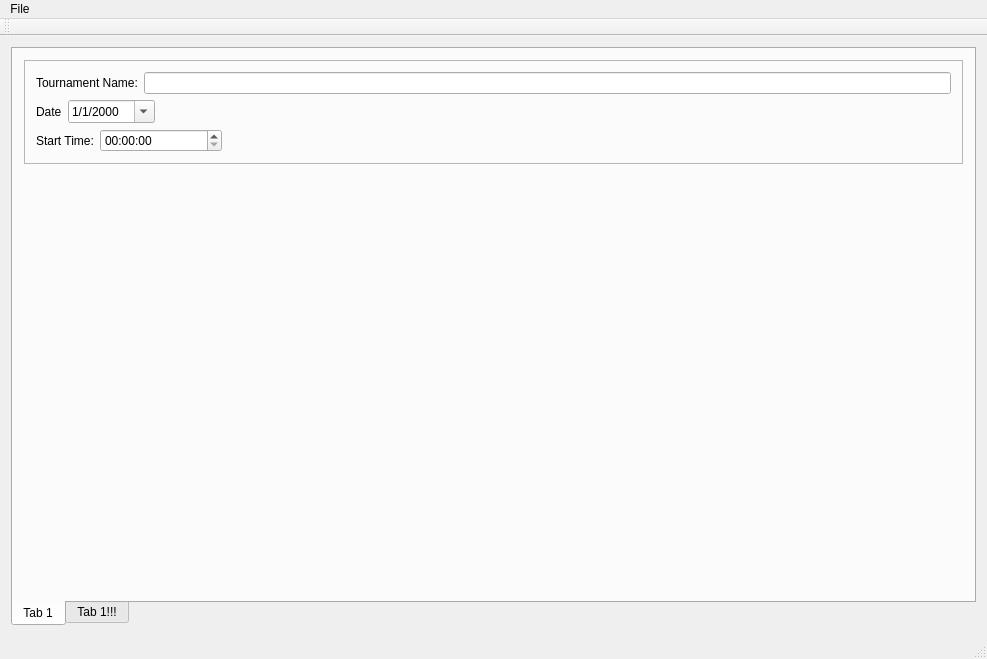
<?xml version="1.0" encoding="UTF-8"?>
<ui version="4.0">
 <class>JudoMasterMainWindow</class>
 <widget class="QMainWindow" name="JudoMasterMainWindow">
  <property name="geometry">
   <rect>
    <x>0</x>
    <y>0</y>
    <width>987</width>
    <height>659</height>
   </rect>
  </property>
  <property name="windowTitle">
   <string>JudoMasterMainWindow</string>
  </property>
  <widget class="QWidget" name="centralWidget">
   <layout class="QVBoxLayout" name="verticalLayout">
    <item>
     <widget class="QTabWidget" name="tabWidget">
      <property name="tabPosition">
       <enum>QTabWidget::South</enum>
      </property>
      <property name="currentIndex">
       <number>0</number>
      </property>
      <widget class="QWidget" name="generalTab">
       <attribute name="title">
        <string>Tab 1</string>
       </attribute>
       <layout class="QVBoxLayout" name="verticalLayout_2" stretch="0,1">
        <item>
         <widget class="QFrame" name="tournamentFrame">
          <property name="frameShape">
           <enum>QFrame::StyledPanel</enum>
          </property>
          <property name="frameShadow">
           <enum>QFrame::Raised</enum>
          </property>
          <layout class="QVBoxLayout" name="verticalLayout_3" stretch="0,0,0">
           <item>
            <layout class="QHBoxLayout" name="horizontalLayout">
             <item>
              <widget class="QLabel" name="label">
               <property name="text">
                <string>Tournament Name:</string>
               </property>
              </widget>
             </item>
             <item>
              <widget class="QLineEdit" name="tournamentName"/>
             </item>
            </layout>
           </item>
           <item>
            <layout class="QHBoxLayout" name="horizontalLayout_2" stretch="0,0,0,1">
             <item>
              <widget class="QLabel" name="label_2">
               <property name="text">
                <string>Date</string>
               </property>
              </widget>
             </item>
             <item>
              <widget class="QDateEdit" name="tournamentDate">
               <property name="dateTime">
                <datetime>
                 <hour>0</hour>
                 <minute>0</minute>
                 <second>0</second>
                 <year>2000</year>
                 <month>1</month>
                 <day>1</day>
                </datetime>
               </property>
               <property name="displayFormat">
                <string>M/d/yyyy</string>
               </property>
               <property name="calendarPopup">
                <bool>true</bool>
               </property>
              </widget>
             </item>
             <item>
              <spacer name="horizontalSpacer">
               <property name="orientation">
                <enum>Qt::Horizontal</enum>
               </property>
               <property name="sizeHint" stdset="0">
                <size>
                 <width>40</width>
                 <height>20</height>
                </size>
               </property>
              </spacer>
             </item>
             <item>
              <layout class="QHBoxLayout" name="horizontalLayout_3"/>
             </item>
            </layout>
           </item>
           <item>
            <layout class="QHBoxLayout" name="horizontalLayout_4" stretch="0,1,6,0">
             <property name="topMargin">
              <number>0</number>
             </property>
             <item>
              <widget class="QLabel" name="label_3">
               <property name="text">
                <string>Start Time:</string>
               </property>
              </widget>
             </item>
             <item>
              <widget class="QTimeEdit" name="startTime">
               <property name="calendarPopup">
                <bool>true</bool>
               </property>
              </widget>
             </item>
             <item>
              <spacer name="horizontalSpacer_2">
               <property name="orientation">
                <enum>Qt::Horizontal</enum>
               </property>
               <property name="sizeHint" stdset="0">
                <size>
                 <width>40</width>
                 <height>20</height>
                </size>
               </property>
              </spacer>
             </item>
             <item>
              <layout class="QHBoxLayout" name="horizontalLayout_5"/>
             </item>
            </layout>
           </item>
          </layout>
         </widget>
        </item>
        <item>
         <widget class="ClubsEditor" name="detailsWidget" native="true">
          <property name="minimumSize">
           <size>
            <width>0</width>
            <height>0</height>
           </size>
          </property>
          <layout class="QHBoxLayout" name="horizontalLayout_6">
           <property name="leftMargin">
            <number>0</number>
           </property>
           <property name="topMargin">
            <number>0</number>
           </property>
           <property name="rightMargin">
            <number>0</number>
           </property>
           <property name="bottomMargin">
            <number>0</number>
           </property>
          </layout>
         </widget>
        </item>
       </layout>
      </widget>
      <widget class="QWidget" name="bracketTab">
       <attribute name="title">
        <string>Tab 1!!!</string>
       </attribute>
       <layout class="QVBoxLayout" name="verticalLayout_2">
        <item>
         <widget class="BracketManager" name="widget" native="true"/>
        </item>
       </layout>
      </widget>
     </widget>
    </item>
   </layout>
  </widget>
  <widget class="QMenuBar" name="menuBar">
   <property name="geometry">
    <rect>
     <x>0</x>
     <y>0</y>
     <width>987</width>
     <height>22</height>
    </rect>
   </property>
   <widget class="QMenu" name="menuFile">
    <property name="title">
     <string>File</string>
    </property>
    <widget class="QMenu" name="menuPrint">
     <property name="title">
      <string>Print</string>
     </property>
     <addaction name="actionPrint_Registration"/>
    </widget>
    <addaction name="actionNew"/>
    <addaction name="actionOpen"/>
    <addaction name="actionSave"/>
    <addaction name="actionSave_As"/>
    <addaction name="actionClose"/>
    <addaction name="actionImport"/>
    <addaction name="separator"/>
    <addaction name="menuPrint"/>
    <addaction name="separator"/>
    <addaction name="actionExit"/>
   </widget>
   <addaction name="menuFile"/>
  </widget>
  <widget class="QToolBar" name="mainToolBar">
   <attribute name="toolBarArea">
    <enum>TopToolBarArea</enum>
   </attribute>
   <attribute name="toolBarBreak">
    <bool>false</bool>
   </attribute>
  </widget>
  <widget class="QStatusBar" name="statusBar"/>
  <action name="actionOpen">
   <property name="text">
    <string>Open...</string>
   </property>
  </action>
  <action name="actionSave">
   <property name="text">
    <string>Save</string>
   </property>
  </action>
  <action name="actionSave_As">
   <property name="text">
    <string>Save As...</string>
   </property>
  </action>
  <action name="actionNew">
   <property name="text">
    <string>New</string>
   </property>
  </action>
  <action name="actionClose">
   <property name="text">
    <string>Close</string>
   </property>
  </action>
  <action name="actionExit">
   <property name="text">
    <string>Exit</string>
   </property>
  </action>
  <action name="printBrackets">
   <property name="text">
    <string>Print Brackets</string>
   </property>
  </action>
  <action name="actionPrint_Registration">
   <property name="text">
    <string>Print Registration...</string>
   </property>
  </action>
  <action name="actionImport">
   <property name="text">
    <string>Import...</string>
   </property>
  </action>
 </widget>
 <layoutdefault spacing="6" margin="11"/>
 <customwidgets>
  <customwidget>
   <class>ClubsEditor</class>
   <extends>QWidget</extends>
   <header>ClubsEditor.h</header>
   <container>1</container>
  </customwidget>
  <customwidget>
   <class>BracketManager</class>
   <extends>QWidget</extends>
   <header location="global">BracketManager.h</header>
   <container>1</container>
  </customwidget>
 </customwidgets>
 <resources/>
 <connections/>
</ui>
